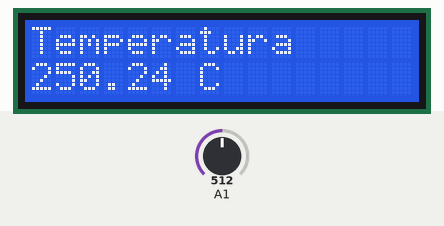
Simulated run of this sketch. Board: Arduino Uno, built with avr-gcc and run on an emulated ATmega328P. On the bench: 16×2 character LCD. Inputs (shaded band) come from the test bench; at power-on: A1 = 512. What the sketch prints to the serial monitor is not drawn.

Above: at 1.7 s.
1.8 s: A1 set to 220
At 3.5 s:
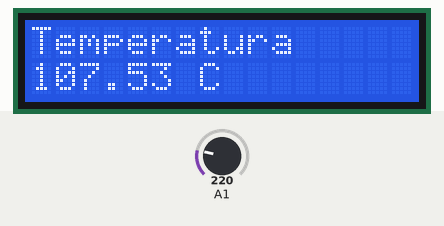
4.1 s: A1 set to 190
At 4.8 s:
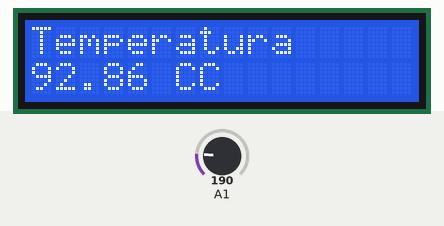
6.3 s: A1 set to 23
At 8.3 s:
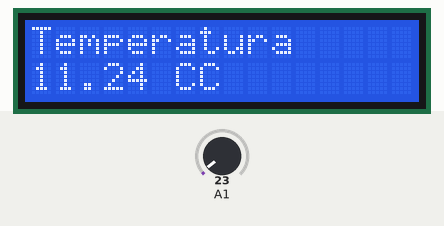
8.6 s: A1 set to 19
At 9.7 s:
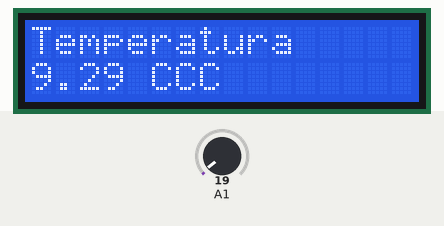
Timing chart, 0 to 11.6 s (numbered marks = the images above; inputs shaded):
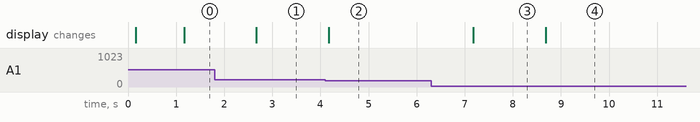

Measured:
- the behaviour switches between 205 and 204 on A1 (found by bisection; images 1 and 2)
- the behaviour switches between 21 and 20 on A1 (found by bisection; images 3 and 4)
- after the input at 1.8 s, the display: changes after 0.87 s (image 1)
- after the input at 4.1 s, the display: changes after 0.07 s (image 2)
- after the input at 6.3 s, the display: changes after 0.88 s (image 3)
- after the input at 8.6 s, the display: changes after 0.08 s (image 4)

The sketch:

LCD_Temperatura.ino
```cpp
/*
  LiquidCrystal Library - Hello World

 Demonstrates the use a 16x2 LCD display.  The LiquidCrystal
 library works with all LCD displays that are compatible with the
 Hitachi HD44780 driver. There are many of them out there, and you
 can usually tell them by the 16-pin interface.

 This sketch prints "Hello World!" to the LCD
 and shows the time.

  The circuit:
 * LCD RS pin to digital pin 12
 * LCD Enable pin to digital pin 11
 * LCD D4 pin to digital pin 5
 * LCD D5 pin to digital pin 4
 * LCD D6 pin to digital pin 3
 * LCD D7 pin to digital pin 2
 * LCD R/W pin to ground
 * 10K resistor:
 * ends to +5V and ground
 * wiper to LCD VO pin (pin 3)

 */

// include the library code:
#include <LiquidCrystal.h>

// initialize the library with the numbers of the interface pins
LiquidCrystal lcd(12, 11, 5, 4, 3, 2);

float S = 0;
float T = 0;


void setup() {
  Serial.begin(9600);
  delay(100);
  // set up the LCD's number of columns and rows:
  lcd.begin(16, 2);
  // Print a message to the LCD.
  lcd.print("Temperatura");
}

void loop() {
  delay(1000);
  S = analogRead(A1);
  T = (S * 500) / 1023;
  Serial.print("S=");
  Serial.println(S);
  Serial.println("-------------");
  Serial.print(T);
  Serial.println(" C");
  lcd.setCursor(0, 1);
  lcd.print(T);
  lcd.print(" C");
  delay(500);
}
```
